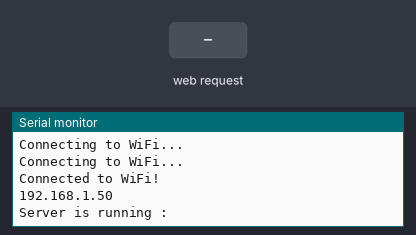
Bench run of a sketch on a simulated ESP8266 (NodeMCU). Parts: the last lines printed to the serial monitor. The inputs (shaded band) are chosen by the test bench. WiFi joins after 1.5 s; servers stay silent unless stated.

Above: at 3.2 s.
3.3 s: HTTP request GET / received
At 4.4 s:
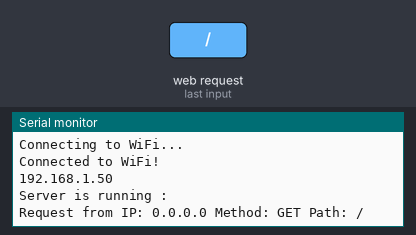
4.8 s: HTTP request GET /status received
At 5.5 s:
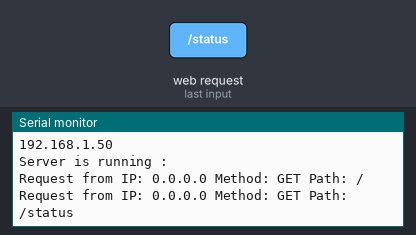
6.3 s: HTTP request GET /ping received
At 6.7 s:
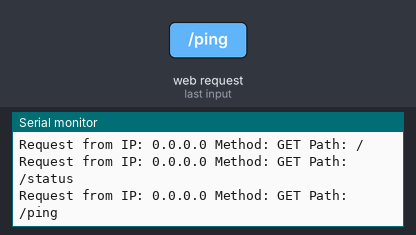

The sketch:

06_esp8266_request_logger.ino
```cpp
#include <ESP8266WiFi.h>
#include <ESP8266WebServer.h>

const char* ssid = "Laptop";
const char* password = "8918172922";

// Create an instance of the server
ESP8266WebServer server(80);

// (1). Middleware-like function to log request details
void logRequest(const String& method, const String& path) {
  IPAddress clientIP = server.client().remoteIP();  // Get the client's IP address
  Serial.println("Request from IP: " + clientIP.toString() + " Method: " + method + " Path: " + path);
}

// (2). Function to handle the root URL ("/") = (i.e, root-controller)
void handleRoot() {
  logRequest("GET", "/");
  server.send(200, "text/html", "<h1>ESP8266 Web Server</h1><p>Welcome to the ESP8266 server!</p>");
}

// (3). Function to handle the /status URL (status-controller)
void handleStatus() {
  logRequest("GET", "/status");
  String status = "ESP8266 Status\n";
  status += String("IP Address: ") + WiFi.localIP().toString() + "\n";
  status += String("WiFi Status: ") + (WiFi.status() == WL_CONNECTED ? "Connected" : "Not Connected") + "\n";
  server.send(200, "text/plain", status);
}

// (4). Function to handle the /ping URL (ping-controller)
void handlePing() {
  logRequest("GET", "/ping");
  server.send(200, "text/html", "<h1>Pong!</h1><p>Welcome to the ESP8266 server!</p>");
}

// (5). Function to handle wrong routes (wrong-route-controller)
void handleNotFound() {
  String method;

  // Determine the HTTP method of the request
  if (server.method() == HTTP_GET) {
    method = "GET";
  } else if (server.method() == HTTP_POST) {
    method = "POST";
  } else if (server.method() == HTTP_PUT) {
    method = "PUT";
  } else if (server.method() == HTTP_DELETE) {
    method = "DELETE";
  } else if (server.method() == HTTP_PATCH) {
    method = "PATCH";
  } else {
    method = "UNKNOWN";
  }

  // Log the method and route
  logRequest(method, server.uri());

  // Send a 404 response
  server.send(404, "text/html", "<h1>404 Not Found</h1><p>The page you requested does not exist.</p>");
}

void setup() {
  // Start the serial communication for debugging
  Serial.begin(9600);

  // Connect to Wi-Fi
  WiFi.begin(ssid, password);
  while (WiFi.status() != WL_CONNECTED) {
    delay(1000);
    Serial.println("Connecting to WiFi...");
  }
  Serial.println("Connected to WiFi!");
  // Print the IP address of the ESP8266
  Serial.println(WiFi.localIP());
  Serial.println("Server is running : ");

  // (1). Handle the root ("/") route
  server.on("/", HTTP_GET, handleRoot);

  // (2). Handle the /status route
  server.on("/status", HTTP_GET, handleStatus);

  // (3). Handle the /ping route
  server.on("/ping", HTTP_GET, handlePing);

  // (4). Handle all undefined routes (catch-all route)
  server.onNotFound(handleNotFound);

  // Start the server
  server.begin();
}

void loop() {
  // Handle client requests
  server.handleClient();
}
```

Measured:
- after the input at 3.3 s, the serial monitor: prints a new line at once (image 1)
- after the input at 4.8 s, the serial monitor: prints a new line at once (image 2)
- after the input at 6.3 s, the serial monitor: prints a new line at once (image 3)
